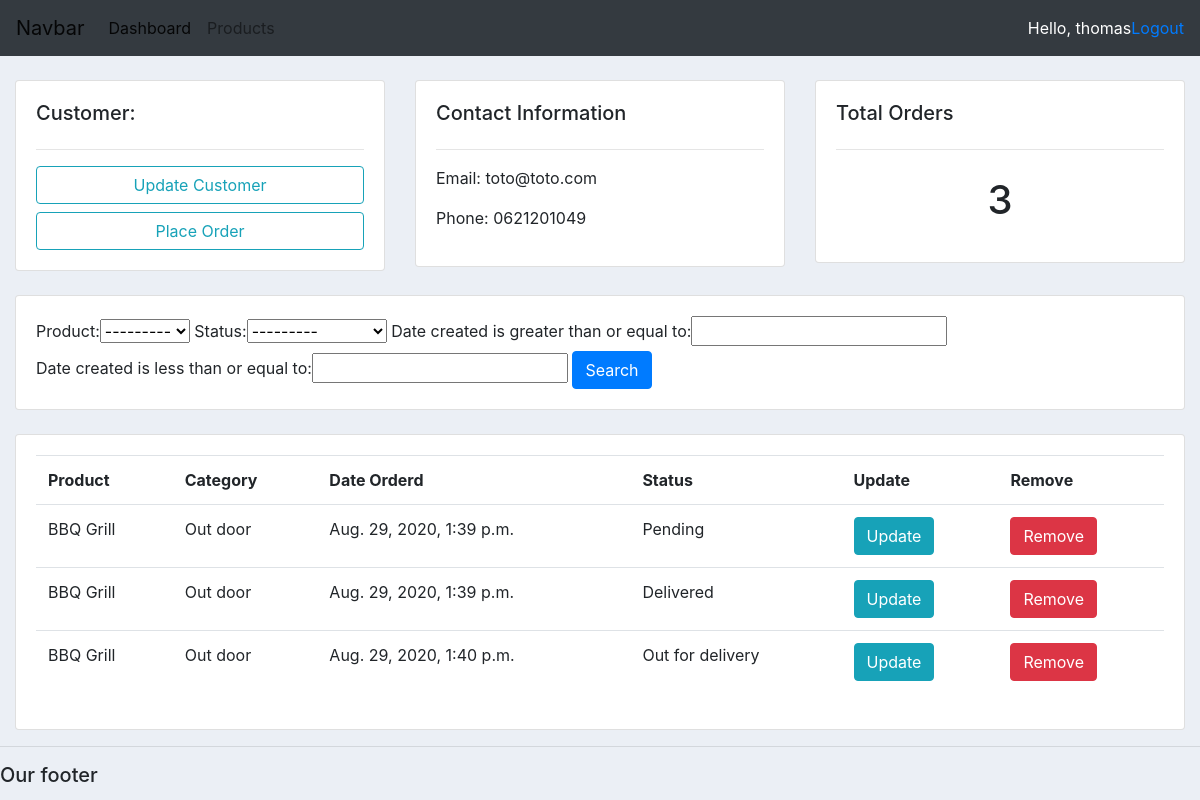
The page /customer/3/ (signed in) on the database its author committed.
### accounts/models.py (models this page shows, shortened)
class Customer(models.Model):
    user = models.OneToOneField(User, null=True, on_delete=models.CASCADE)
    name = models.CharField(max_length=200, null=True)
    phone = models.CharField(max_length=10, null=True)
    email = models.CharField(max_length=200, null=True)
    profile_pic = models.ImageField(null=True, blank=True)
    date_created = models.DateTimeField(auto_now_add=True, null=True)

class Order(models.Model):
    STATUS =(
        ('Pending', 'Pending'),
        ('Out for delivery', 'Out for delivery'),
        ('Delivered', 'Delivered'),
    )
    customer = models.ForeignKey(Customer, null= True, on_delete=models.SET_NULL)
    product = models.ForeignKey(Product, null=True, on_delete=models.SET_NULL)
    date_created = models.DateTimeField(auto_now_add=True, null=True)
    status = models.CharField(max_length=200, null=True, choices=STATUS)

class Product(models.Model):
    CATEGORY = (
        ('Indoor', 'Indoor'),
        ('Out door', 'Out door'),
    )
    name = models.CharField(max_length=200, null=True)
    price = models.FloatField(null=True)
    category = models.CharField(max_length=200, null=True, choices=CATEGORY)
    description = models.CharField(max_length=200, null=True, blank=True)
    date_created = models.DateTimeField(auto_now_add=True, null=True)
    tags = models.ManyToManyField(Tag)
    def __str__(self):
        return self.name

### accounts/decorators.py (the view)
        def wrapper_func(request, *args, **kwargs):
            group = None
            if request.user.groups.exists():
                group = request.user.groups.all()[0].name
            if group in allowed_roles:
                return view_func(request, *args, **kwargs)
            else:
                return HttpResponse('You are not authorized to view this page')

### accounts/views.py (called while the page is built)
@login_required(login_url='login')
@allowed_users(allowed_roles=['admin'])
def customer(request, pk):
    customer = Customer.objects.get(id=pk)
    orders = customer.order_set.all()
    total_orders = orders.count()
    order_filter = OrderFilter(request.GET, queryset=orders)
    orders = order_filter.qs
    data = { 'customer': customer, 'total_orders': total_orders, 'orders': orders, 'order_filter': order_filter, }
    return render(request, 'accounts/customer.html', data)

### accounts/templates/accounts/customer.html
{% extends 'accounts/base.html' %}
{% block content %}
<br>
<div class="container-fluid">
    <div class="row">
        <div class="col">
            <div class="card card-body">
                <h5>Customer:</h5>
                <hr>
                <a class="btn btn-outline-info  btn-block" href="">Update Customer</a>
                <a class="btn btn-outline-info  btn-block" href="{% url 'create_order' customer.id %}">Place Order</a>
            </div>
        </div>
        <div class="col">
            <div class="card card-body">
                <h5>Contact Information</h5>
                <hr>
                <p>Email: {{customer.email}}</p>
                <p>Phone: {{customer.phone}}</p>
            </div>
        </div>
        <div class="col">
            <div class="card card-body">
                <h5>Total Orders</h5>
                <hr>
                <h1 style="text-align: center;padding: 10px">{{total_orders}}</h1>
            </div>
        </div>
    </div>
    <br>
    <div class="row">
        <div class="col">
            <div class="card card-body">
                <form method="get">
                    {{order_filter.form}}
                <button class="btn btn-primary" type="submit">Search</button>
            </form>
            </div>
        </div>
    </div>
    <br>
    <div class="row">
        <div class="col">
            <div class="card card-body">
                <table class="table ">
                    <tr>
                        <th>Product</th>
                        <th>Category</th>
                        <th>Date Orderd</th>
                        <th>Status</th>
                        <th>Update</th>
                        <th>Remove</th>
                    </tr>
                    {% for order in orders %}
                        <tr>
                            <td>{{order.product.name}}</td>
                            <td>{{order.product.category}}</td>
                            <td>{{order.date_created}}</td>
                            <td>{{order.status}}</td>
                            <td><a class="btn btn-info" href="{% url 'update_order' order.id %}">Update</a></td>
                            <td><a class="btn btn-danger" href="{% url 'delete_order' order.id %}">Remove</a></td>
                       </tr>
                    {% endfor %}
                </table>
            </div>
        </div>
    </div>
</div>
{% endblock %}

### accounts/templates/accounts/navbar.html (shortened to what this page needs)
<nav class="navbar navbar-expand-lg navbar-light bg-dark">
    <a class="navbar-brand" href="#">Navbar</a>
    <div class="collapse navbar-collapse" id="navbarNav">
        <ul class="navbar-nav">
            {% if request.user.is_staff %}
                <li class="nav-item active">
                    <a class="nav-link" href="{% url 'home' %}">Dashboard</a>
                </li>
                <li class="nav-item">
                    <a class="nav-link" href="{% url 'products' %}">Products</a>
                </li>
            {% else %}
                <li class="nav-item">
                    <a class="nav-link" href="{% url 'account' %}">Settings</a>
                </li>
            {% endif %}
        </ul>
    </div>
    <span class="text-white">Hello, {{request.user}}</span>
    <span><a href="{% url 'logout' %}">Logout</a></span>
</nav>

### static/css/main.css (style rules this page uses)
body { background-color: #ebeff5 }

### rows shown on the page
Customer: email "toto@toto.com", phone "0621201049"
Order: product.name "BBQ Grill", product.category "Out door", date_created "Aug. 29, 2020, 1:39 p.m.", status "Pending"
Order: product.name "BBQ Grill", product.category "Out door", date_created "Aug. 29, 2020, 1:39 p.m.", status "Delivered"
Order: product.name "BBQ Grill", product.category "Out door", date_created "Aug. 29, 2020, 1:40 p.m.", status "Out for delivery"

### other values the page prints
{{ request.user }} "thomas"
{{ total_orders }} "3"
